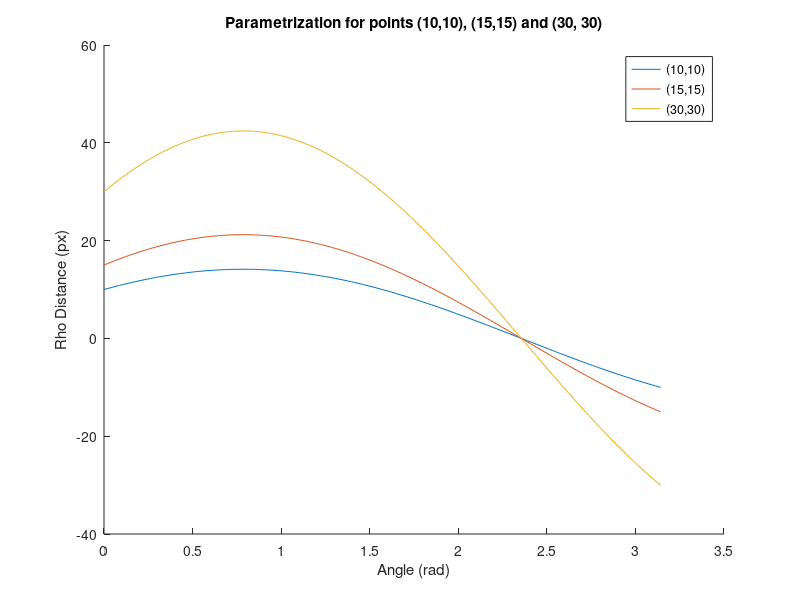

Recreate this plot in MATLAB.
theta = [0:pi/180:pi];
x1 = 10;
y1 = 10;
x2 = 15;
y2 = 15;
x3 = 30;
y3 = 30;
hold on
plot(theta, x1*cos(theta) + y1*sin(theta))
plot(theta, x2*cos(theta) + y2*sin(theta))
plot(theta, x3*cos(theta) + y3*sin(theta))
hold off
xlabel('Angle (rad)')
ylabel('Rho Distance (px)')
title('Parametrization for points (10,10), (15,15) and (30, 30)')
legend('(10,10)', '(15,15)', '(30,30)')